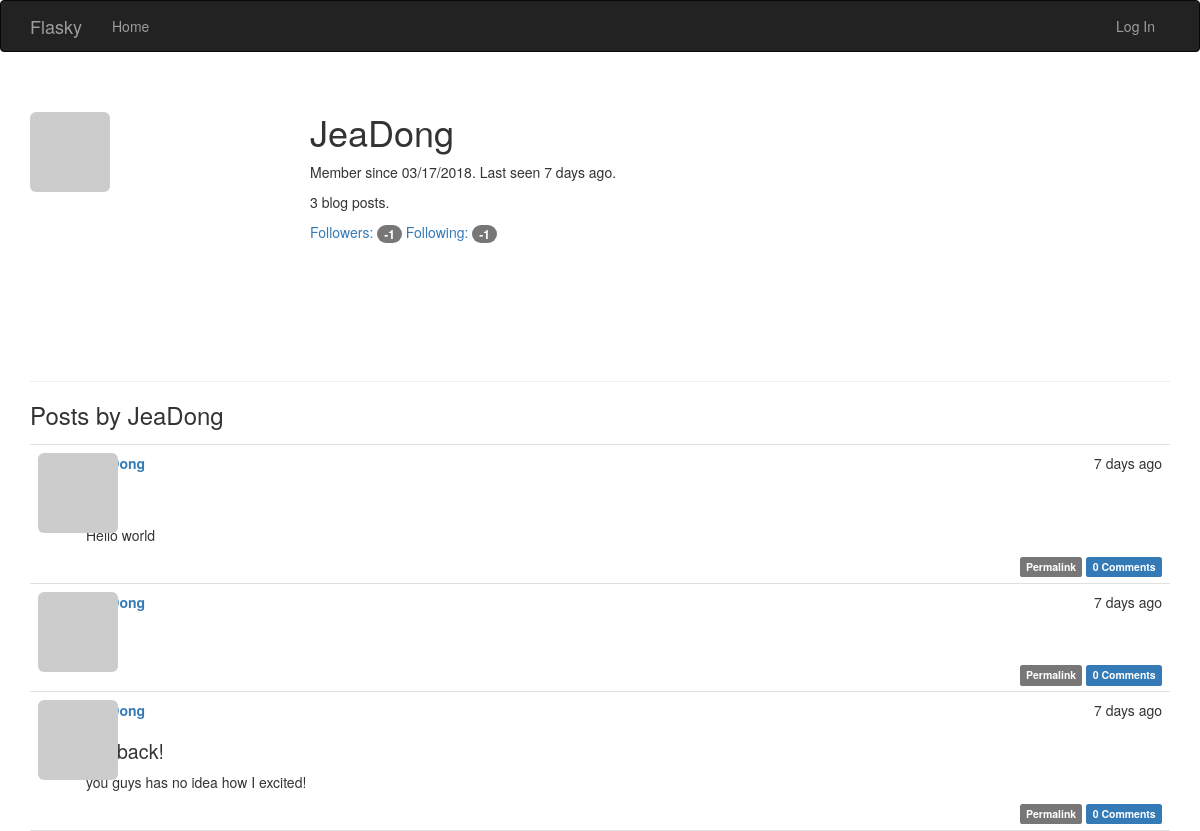
The page /user/JeaDong on the database as committed earlier.
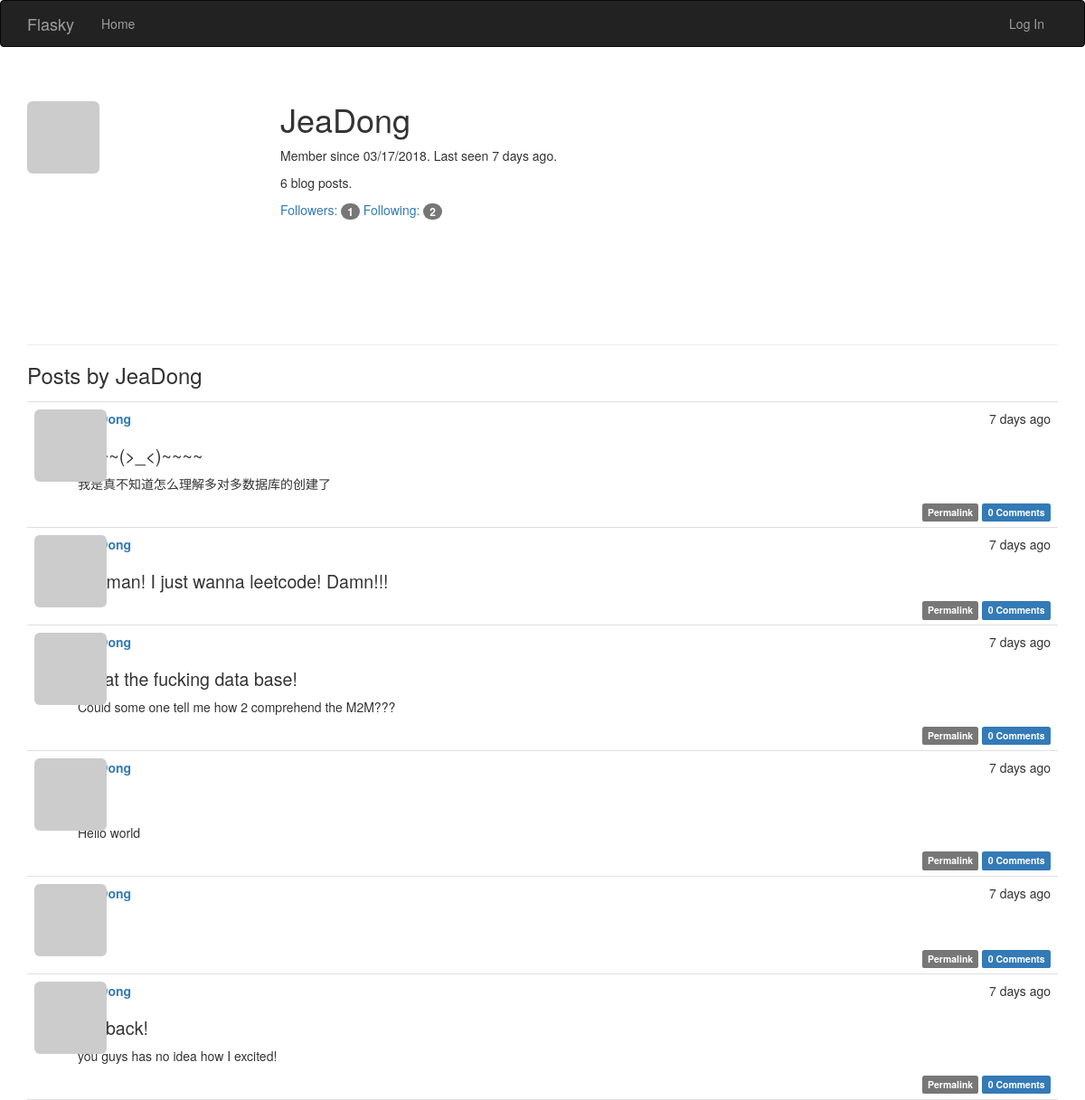
The same page on the database as committed later.
### app/models.py (models this page shows, shortened)
class Post(db.Model):#文章数据
    __tablename__ = 'posts'
    id = db.Column(db.Integer, primary_key=True)
    body = db.Column(db.Text)
    timestamp = db.Column(db.DateTime, index=True, default=datetime.utcnow)
    author_id = db.Column(db.Integer, db.ForeignKey('users.id'))
    body_html = db.Column(db.Text)#转换后的html缓存#Markdown源文本，用于编辑
    comments = db.relationship('Comment', backref='post', lazy='dynamic')

### app/main/views.py (the view)
@main.route('/user/<username>')
def user(username):
    user = User.query.filter_by(username=username).first()#从数据库中查找用户
    if user is None:#找不到则返回404
        abort(404)
    posts = user.posts.order_by(Post.timestamp.desc()).all()#显示只有用户发表的文章
    return render_template('user.html', user=user, posts=posts)

### app/auth/views.py (called while the page is built)
@auth.before_app_request#调用视图函数前调用，拦截不必要的请求
def before_request():
    if current_user.is_authenticated:
        current_user.ping()#收到用户登录请求时刷新时间
        if not current_user.confirmed \
                and request.endpoint \
                and request.blueprint != 'auth' \
                and request.endpoint != 'static':
            return redirect(url_for('auth.unconfirmed'))

### app/main/__init__.py (called while the page is built)
@main.app_context_processor#全局作用，但是不知道作用是什么
def inject_permissions():
    return dict(Permission=Permission)

### app/models.py (called while the page is built)
    def gravatar(self, size=100, default='monsterid', rating='g'):
        url = 'https://secure.gravatar.com/avatar'
        hash = hashlib.md5(self.email.lower().encode('utf-8')).hexdigest()#并不懂为什么要这么写？生成md5散列值？
        return '{url}/{hash}?s={size}&d={default}&r={rating}'.format(
            url=url, hash=hash, size=size, default=default, rating=rating)

    def can(self, permissions):
        return False

    def is_administrator(self):
        return False

### app/templates/user.html (shortened to what this page needs)
{% extends "base.html" %}
{% import "_macros.html" as macros %}
{% block page_content %}
<div class="page-header">
    <img class="img-rounded profile-thumbnail" src="{{ user.gravatar(size=256) }}">
    <div class="profile-header">
        <h1>{{ user.username }}</h1>
        <p>Member since {{ moment(user.member_since).format('L') }}. Last seen {{ moment(user.last_seen).fromNow() }}.</p>
        <p>{{ user.posts.count() }} blog posts.</p>
        <p>
            <a href="{{ url_for('.followers', username=user.username) }}">Followers: <span class="badge">{{ user.followers.count() -1 }}</span></a>
            <a href="{{ url_for('.followed_by', username=user.username) }}">Following: <span class="badge">{{ user.followed.count() -1}}</span></a>
        </p>
    </div>
</div>
<h3>Posts by {{ user.username }}</h3>
{% include '_posts.html' %}
{% endblock %}

### app/templates/_posts.html (shortened to what this page needs)
<ul class="posts">
    {% for post in posts %}
    <li class="post">
        <div class="post-thumbnail">
            <a href="{{ url_for('.user', username=post.author.username) }}">
                <img class="img-rounded profile-thumbnail" src="{{ post.author.gravatar(size=40) }}">
            </a>
        </div>
        <div class="post-content">
            <div class="post-date">{{ moment(post.timestamp).fromNow() }}</div>
            <div class="post-author"><a href="{{ url_for('.user', username=post.author.username) }}">{{ post.author.username }}</a></div>
            <div class="post-body">
                {% if post.body_html %}
                    {{ post.body_html | safe }}
                {% else %}
                    {{ post.body }}
                {% endif %}
            </div>
            <div class="post-footer">
                <a href="{{ url_for('.post', id=post.id) }}">
                    <span class="label label-default">Permalink</span>
                </a>
                <a href="{{ url_for('.post', id=post.id) }}#comments">
                    <span class="label label-primary">{{ post.comments.count() }} Comments</span>
                </a>
            </div>
        </div>
    </li>
    {% endfor %}
</ul>

Rows that differ between the two databases and show on the page:
added Post: timestamp "7 days ago", body_html "~~~~(>_<)~~~~ 我是真不知道怎么理解多对多数据库的创建了", comments.count "0"
added Post: timestamp "7 days ago", body_html "Oh man! I just wanna leetcode! Damn!!!", comments.count "0"
added Post: timestamp "7 days ago", body_html "What the fucking data base! Could some one tell me how 2 comprehend the M2M???", comments.count "0"
Other text that changed with them:
{{ user.posts.count() }}: "3" → "6"
{{ user.followers.count() -1 }}: "-1" → "1"
{{ user.followed.count() -1 }}: "-1" → "2"
